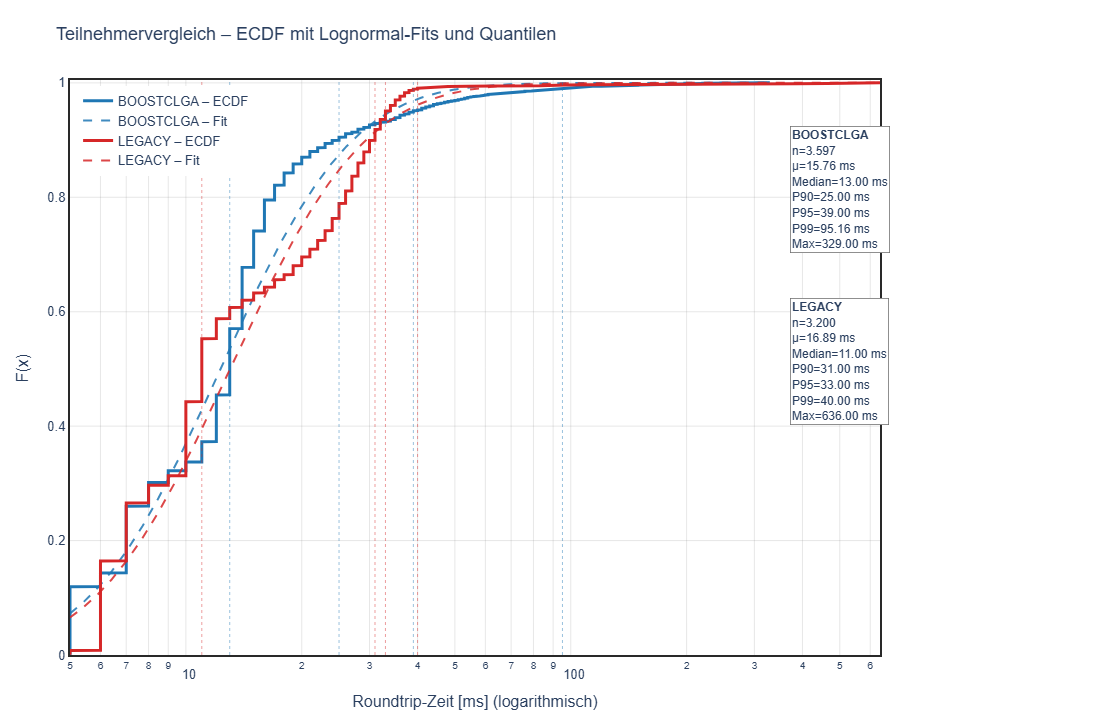
#> input picture vergleicj.png, 1120 x 720 px
$ python -i split_images.py   (imports and definitions only)
#> lines starting #> are read from the running program, lines starting #| are printed output that depends on the picture
from __future__ import annotations

import os, sys
from typing import Tuple

from pathlib import Path
from PIL import Image, ImageOps
from datetime import datetime
import argparse


class ScreenshotSplitter:
    """
    Lädt einen Screenshot, schneidet optional einen Rand weg, wandelt optional in
    Graustufen und teilt anschließend in linke/rechte Hälfte.

    Zusätzlich kann pro Hälfte das *mittlere Segment* entfernt werden:
    - Bei remove_mode="thirds": Halbieren, dann jede Hälfte in drei Teile (X1|X2|X3) zerlegen
      und zu X1+X3 zusammensetzen.
    - Bei remove_mode="quarters": Halbieren, dann jede Hälfte in vier Teile (X1|X2|X3|X4) zerlegen
      und zu X1+X4 zusammensetzen.
    """

    def __init__(self, crop_margin: int = 0, grayscale: bool = False) -> None:
        self.crop_margin = crop_margin
        self.grayscale = grayscale

    # ------------------------- Core helpers -------------------------
    def _load(self, path: str | Path) -> Image.Image:
#> called with path = '../vergleicj.png'
        img = Image.open(path)
#> img is the input picture: PIL image 1120x720 RGBA; mean R, G, B, A 249.7, 249.2, 249.8, 255
        if self.crop_margin:
            w, h = img.size
            img = img.crop((self.crop_margin, self.crop_margin,
                            w - self.crop_margin, h - self.crop_margin))
        if self.grayscale:
            img = ImageOps.grayscale(img)
        return img

    @staticmethod
    def _split_left_right(img: Image.Image) -> Tuple[Image.Image, Image.Image]:
        w, h = img.size
#> w = 1120; h = 720
        mid = w // 2
#> mid = 560
        left = img.crop((0, 0, mid, h))
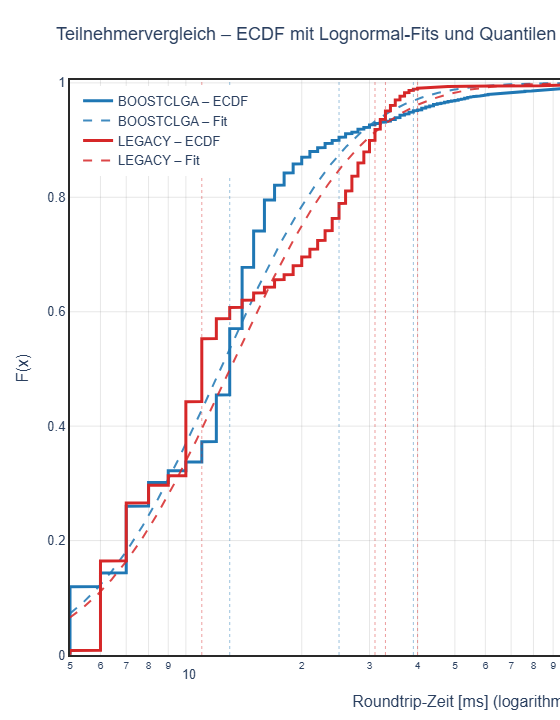
#> left: PIL image 560x720 RGBA; mean R, G, B, A 248.1, 247.3, 248.2, 255
        right = img.crop((mid, 0, w, h))
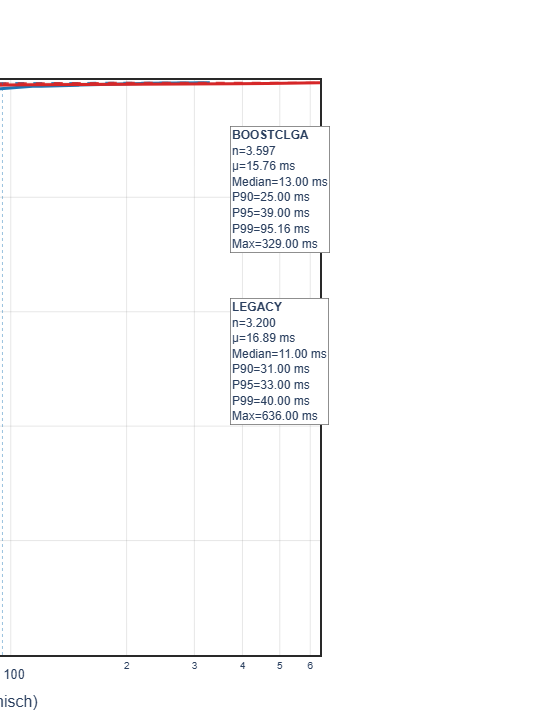
#> right: PIL image 560x720 RGBA; mean R, G, B, A 251.3, 251.1, 251.5, 255
        return left, right

    # [26 lines left out: functions _remove_middle_third, _remove_middle_quarters, not called in this run]

    # ------------------------- Public API -------------------------
    def process_file(self, path: str | Path, out_dir: str | Path | None = None,
                     remove_mode: str | None = None) -> Tuple[Path | Image.Image, Path | Image.Image]:
        """
        Lädt `path`, splittet in zwei Hälften, optional entfernt in jeder Hälfte
        mittlere Segmente.

        remove_mode: None | "thirds" | "quarters"
        """
        img = self._load(path)
        left, right = self._split_left_right(img)

        if remove_mode == "thirds":
            left = self._remove_middle_third(left)
            right = self._remove_middle_third(right)
        elif remove_mode == "quarters":
            left = self._remove_middle_quarters(left)
            right = self._remove_middle_quarters(right)

        if out_dir is None:
            return left, right

        out_dir = Path(out_dir)
        out_dir.mkdir(parents=True, exist_ok=True)
        p = Path(path)
        left_path = out_dir / f"{p.stem}._left{p.suffix}"
        right_path = out_dir / f"{p.stem}._right{p.suffix}"
        left.save(left_path)
        right.save(right_path)
        return left_path, right_path


# [26 lines left out: function main, not called in this run]


# [2 lines not run here, left out]

>>> result = ScreenshotSplitter().process_file('../vergleicj.png')
